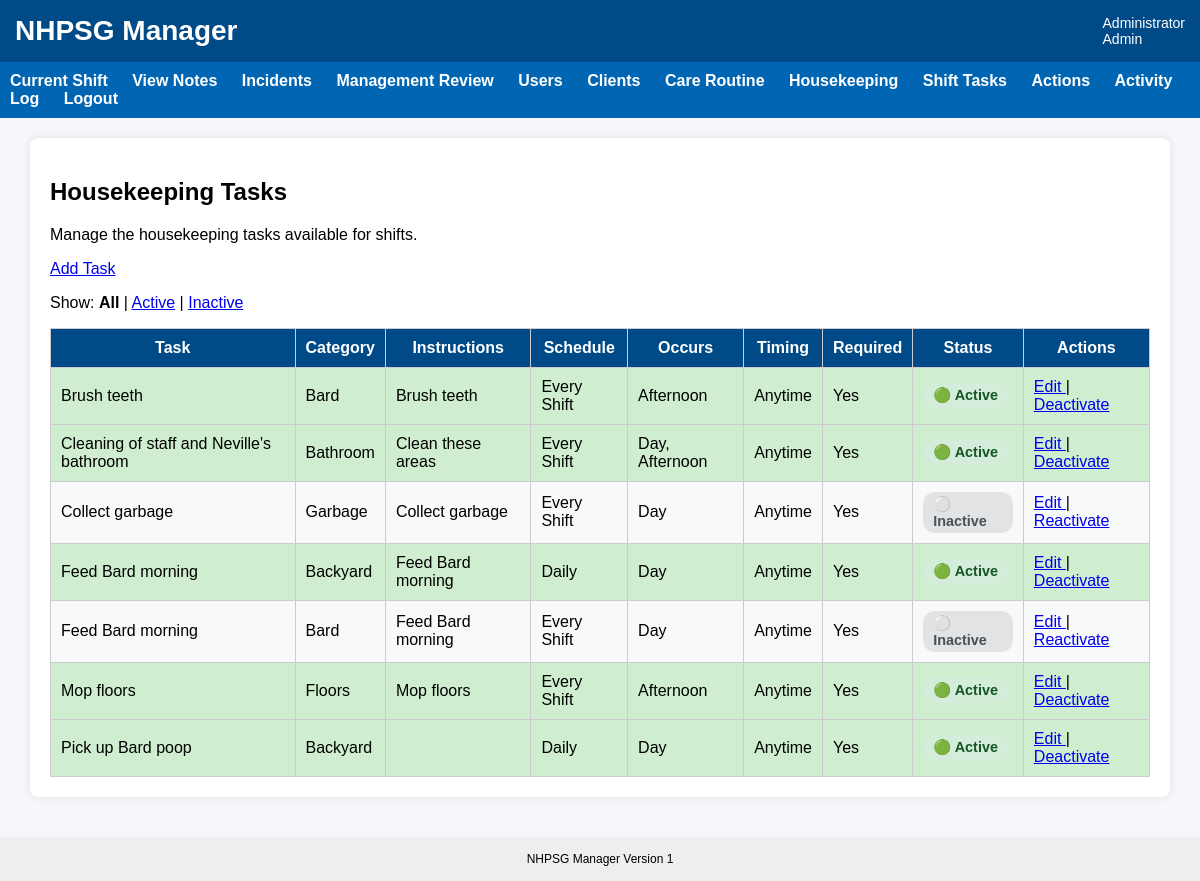
The page /housekeeping-tasks (signed in) on the database its author committed.
### tables this page shows
CREATE TABLE housekeeping_tasks (
    housekeeping_task_id INTEGER PRIMARY KEY AUTOINCREMENT,
    task_name TEXT NOT NULL,
    category_id INTEGER,
    instructions TEXT,
    schedule_type TEXT NOT NULL DEFAULT 'Daily',
    occurs_morning INTEGER NOT NULL DEFAULT 0,
    occurs_afternoon INTEGER NOT NULL DEFAULT 0,
    occurs_evening INTEGER NOT NULL DEFAULT 0,
    occurs_overnight INTEGER NOT NULL DEFAULT 0,
    occurs_anytime INTEGER NOT NULL DEFAULT 0,
    timing_type TEXT NOT NULL DEFAULT 'Anytime',
    due_time TEXT,
    days_of_week TEXT,
    required INTEGER NOT NULL DEFAULT 1,
    comment_required_if_unsuccessful INTEGER NOT NULL DEFAULT 1,
    active INTEGER NOT NULL DEFAULT 1,
    created_at TEXT DEFAULT CURRENT_TIMESTAMP,
    occurs TEXT DEFAULT 'Anytime',
    comment_required_attempted INTEGER NOT NULL DEFAULT 1,
    comment_required_not_completed INTEGER NOT NULL DEFAULT 1,

    FOREIGN KEY (category_id)
        REFERENCES housekeeping_task_categories(category_id)
);

CREATE TABLE housekeeping_task_categories (
    category_id INTEGER PRIMARY KEY AUTOINCREMENT,
    category_name TEXT NOT NULL,
    active INTEGER NOT NULL DEFAULT 1,
    created_at TEXT DEFAULT CURRENT_TIMESTAMP
);

### app.py (the view)
@app.route("/housekeeping-tasks")
def housekeeping_tasks():
    if "user_id" not in session:
        return redirect(url_for("login"))
    if session["role"] not in ["Admin", "Program Manager", "Director"]:
        return "Access denied", 403
    status_filter = request.args.get(
        "status",
        "all"
    ).strip().lower()
    if status_filter == "active":
        active_filter = 1
    elif status_filter == "inactive":
        active_filter = 0
    else:
        status_filter = "all"
        active_filter = None
    conn = get_db()
    query = """
        SELECT
            ht.*,
            htc.category_name
        FROM housekeeping_tasks ht

        LEFT JOIN housekeeping_task_categories htc
            ON ht.category_id = htc.category_id
    """
    parameters = ()
    if active_filter is not None:
        query += """
            WHERE ht.active = ?
        """
        parameters = (active_filter,)
    query += """
        ORDER BY ht.task_name
    """
    tasks = conn.execute(
        query,
        parameters
    ).fetchall()
    conn.close()
    return render_template(
        "housekeeping_tasks.html",
        tasks=tasks,
        status_filter=status_filter
    )

### app.py (called while the page is built, shortened)
@app.before_request
def enforce_session_timeout():
    if "user_id" not in session:
        return None
    if request.endpoint in [
        "static",
        "login",
        "logout",
        "session_timeout"
    ]:
        return None
    current_time = time.time()
    last_activity = session.get("last_activity")
    if last_activity is not None:
        inactive_seconds = current_time - last_activity
    session["last_activity"] = current_time
    return None

@app.context_processor
def inject_session_timeout_settings():
    return {
        "session_timeout_seconds": SESSION_TIMEOUT_SECONDS,
        "session_warning_seconds": SESSION_WARNING_SECONDS
    }

def get_db():
    print("Using database:", os.path.abspath(DB_NAME))
    conn = sqlite3.connect(DB_NAME)
    conn.row_factory = sqlite3.Row
    return conn

### templates/housekeeping_tasks.html (shortened to what this page needs)
{% extends "base.html" %}
{% block content %}
<div class="card">
<div class="page-header">
    <div>
        <h2>Housekeeping Tasks</h2>
        <p>Manage the housekeeping tasks available for shifts.</p>
    </div>
    <div>
        <a href="{{ url_for('housekeeping_task_new') }}"
           class="button">
            Add Task
        </a>
    </div>
</div>
    <p>
        Show:
        {% if status_filter == "all" %}
            <strong>All</strong>
        {% else %}
            <a href="{{ url_for('housekeeping_tasks', status='all') }}">All</a>
        {% endif %}
        |
        {% if status_filter == "active" %}
            <strong>Active</strong>
        {% else %}
            <a href="{{ url_for('housekeeping_tasks', status='active') }}">Active</a>
        {% endif %}
        |
        {% if status_filter == "inactive" %}
            <strong>Inactive</strong>
        {% else %}
            <a href="{{ url_for('housekeeping_tasks', status='inactive') }}">Inactive</a>
        {% endif %}
    </p>
    {% if tasks %}
        <table>
            <thead>
                <tr>
                    <th>Task</th>
                    <th>Category</th>
                    <th>Instructions</th>
                    <th>Schedule</th>
                    <th>Occurs</th>
                    <th>Timing</th>
                    <th>Required</th>
                    <th>Status</th>
                    <th>Actions</th>
                </tr>
            </thead>
            <tbody>
                {% for task in tasks %}
                    <tr class="{% if task.active %}row-active{% else %}row-inactive{% endif %}">
                        <td>
                            {{ task.task_name }}
                        </td>
                        <td>
                            {{ task.category_name or "Uncategorized" }}
                        </td>
                        <td>
                            {% if task.instructions %}
                                {{ task.instructions[:50] }}
                            {% endif %}
                        </td>
                        <td>
                            {{ task.schedule_type }}
                        </td>
                        <td>
                            {% if task.occurs %}
                                {{ task.occurs | replace(",", ", ") }}
                            {% else %}
                                Anytime
                            {% endif %}
                        </td>
                        <td>
                            {{ task.timing_type }}
                        </td>
                        <td>
                            {% if task.required %}
                                Yes
                            {% else %}
                                No
                            {% endif %}
                        </td>
                        <td>
                            {% if task.active %}
                                <span class="status-active">🟢 Active</span>
                            {% else %}
                                <span class="status-inactive">⚪ Inactive</span>
                            {% endif %}
                        </td>
                        <td>
                            <a href="{{ url_for(
                                'housekeeping_task_edit',
                                housekeeping_task_id=task.housekeeping_task_id,
                                status=status_filter
                            ) }}">
                                Edit
                            </a>
                            |
                            {% if task.active %}
                                <a href="{{ url_for(
                                    'housekeeping_task_deactivate',
                                    housekeeping_task_id=task.housekeeping_task_id,
                                    status=status_filter
                                ) }}">
                                    Deactivate
                                </a>
                            {% else %}
                                <a href="{{ url_for(
                                    'housekeeping_task_reactivate',
                                    housekeeping_task_id=task.housekeeping_task_id,
                                    status=status_filter
                                ) }}">
                                    Reactivate
                                </a>
                            {% endif %}
                        </td>
                    </tr>
                {% endfor %}
            </tbody>
        </table>
    {% endif %}
</div>
{% endblock %}

### static/css/style.css (style rules this page uses)
body { font-family: Arial, Helvetica, sans-serif; margin:0; background:#f5f7fa; }
.card { background:white; padding:20px; border-radius:8px; box-shadow:0px 0px 8px rgba(0,0,0,0.1); margin-bottom:20px; }
table { width:100%; border-collapse:collapse; }
th { background:#004b87; color:white; }
td,th { padding:10px; border:1px solid #cccccc; }
.status-active { display: inline-block; padding: 4px 10px; border-radius: 12px; background: #d4edda; color: #155724; font-weight: bold; font-size: 0.9em; }
.status-inactive { display: inline-block; padding: 4px 10px; border-radius: 12px; background: #e2e3e5; color: #495057; font-weight: bold; font-size: 0.9em; }
.row-active { background-color: #cfeecf; }
.row-inactive { background-color: #f8f9fa; }

### rows shown on the page
housekeeping_tasks: task_name "Brush teeth", category_name "Bard", instructions "Brush teeth", schedule_type "Every Shift", occurs "Afternoon", timing_type "Anytime", required "Yes", active "🟢 Active"
housekeeping_tasks: task_name "Cleaning of staff and Neville's bathroom", category_name "Bathroom", instructions "Clean these areas", schedule_type "Every Shift", occurs "Day, Afternoon", timing_type "Anytime", required "Yes", active "🟢 Active"
housekeeping_tasks: task_name "Collect garbage", category_name "Garbage", instructions "Collect garbage", schedule_type "Every Shift", occurs "Day", timing_type "Anytime", required "Yes", active "⚪ Inactive"
housekeeping_tasks: task_name "Feed Bard morning", category_name "Backyard", instructions "Feed Bard morning", schedule_type "Daily", occurs "Day", timing_type "Anytime", required "Yes", active "🟢 Active"
housekeeping_tasks: task_name "Feed Bard morning", category_name "Bard", instructions "Feed Bard morning", schedule_type "Every Shift", occurs "Day", timing_type "Anytime", required "Yes", active "⚪ Inactive"
housekeeping_tasks: task_name "Mop floors", category_name "Floors", instructions "Mop floors", schedule_type "Every Shift", occurs "Afternoon", timing_type "Anytime", required "Yes", active "🟢 Active"
housekeeping_tasks: task_name "Pick up Bard poop", category_name "Backyard", schedule_type "Daily", occurs "Day", timing_type "Anytime", required "Yes", active "🟢 Active"

### other values the page prints
{{ session.full_name }} "Administrator"
{{ session.role }} "Admin"
